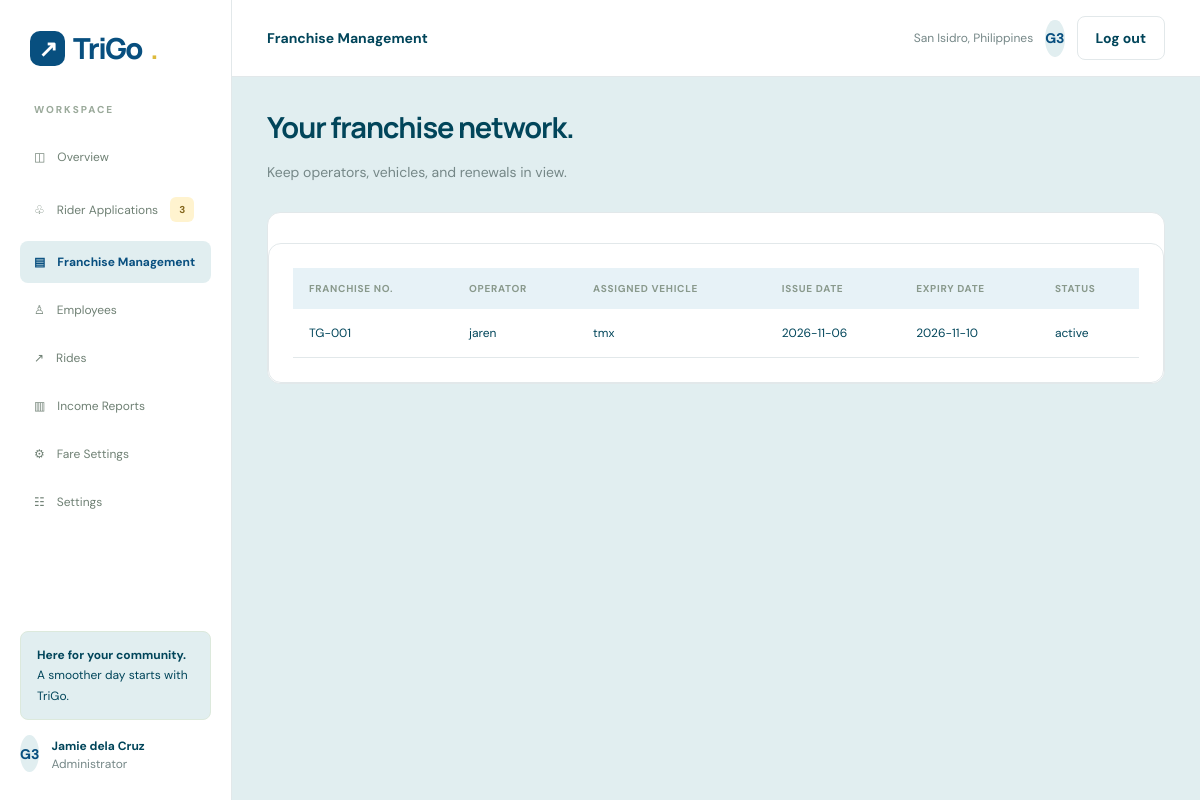
Page /admin/franchise-management.php (signed in) on the committed database.
### tables this page shows
CREATE TABLE `franchise` (
  `franchise_id` int(11) NOT NULL,
  `operator` varchar(255) NOT NULL,
  `assigned_vehicle` varchar(255) NOT NULL,
  `issue_date` date NOT NULL DEFAULT current_timestamp(),
  `expiry_date` date NOT NULL,
  `status` enum('active','expire') NOT NULL
);

### admin/franchise-management.php (the view, shortened to what this page needs)
<?php
  include "../config/database.php";
  $sql = "SELECT * FROM franchise";
  $result = mysqli_query($conn, $sql);
?>
<!doctype html>
<html lang="en">
  <head>
    <link
      rel="stylesheet"
      href="https://cdn.jsdelivr.net/npm/bootstrap@5.3.3/dist/css/bootstrap-grid.min.css"
    />
    <link rel="stylesheet" href="../assets/css/style.css" />
  </head>
  <body>
    <div id="app">
      <div class="app">
        <aside class="sidebar">
          <a class="logo">
            <span class="mark">↗</span>TriGo<b>.</b>
          </a>
          <div class="eyebrow" style="padding-left: 14px; color: #9baa9b">
            WORKSPACE
          </div>
          <a class="sideitem" href="admin.php"> <span>◫</span>Overview</a>
          <a class="sideitem" href="rider-applications.php">
            <span>♧</span>Rider Applications<span class="badge amber">3</span>
          </a>
          <a class="sideitem active" href="franchise-management.php">
            <span>▤</span>Franchise Management</a
          >
          <a class="sideitem" href="employees.php"> <span>♙</span>Employees</a>
          <a class="sideitem" href="rides.php"> <span>↗</span>Rides</a>
          <a class="sideitem" href="income-reports.php">
            <span>▥</span>Income Reports</a
          >
          <a class="sideitem" href="fare-settings.php">
            <span>⚙</span>Fare Settings</a
          >
          <a class="sideitem" href="settings.php"> <span>☷</span>Settings</a>
          <div class="sidebottom">
            <div class="notice">
              <strong>Here for your community.</strong>
              <br />A smoother day starts with TriGo.
            </div>
            <div class="row">
              <div class="avatar">G3</div>
              <div>
                <strong class="small">Jamie dela Cruz</strong>
                <br />
                <span class="small muted">Administrator</span>
              </div>
            </div>
          </div>
        </aside>
        <main class="main">
          <div class="topbar row between">
            <strong>Franchise Management</strong>
            <div class="row">
              <span class="small muted">San Isidro, Philippines</span>
              <span class="avatar">G3</span>
              <a class="button outline" href="../logout.php">Log out</a>
            </div>
          </div>
          <div class="content">
            <div class="pagehead row between">
              <div>
                <h1>Your franchise network.</h1>
                <p>Keep operators, vehicles, and renewals in view.</p>
              </div>
            </div>
            <div class="card tablecard">
              <div class="tablewrap">
                <table>
                  <thead>
                    <tr>
                      <th>Franchise no.</th>
                      <th>Operator</th>
                      <th>Assigned vehicle</th>
                      <th>Issue date</th>
                      <th>Expiry date</th>
                      <th>Status</th>
                    </tr>
                  </thead>
                  <tbody>
                    <?php while($row = mysqli_fetch_assoc($result)) {?>
                    <tr>
                      <td><?php echo htmlspecialchars("TG-" . str_pad((string)$row["franchise_id"], 3, "0", STR_PAD_LEFT));?></td>
                      <td><?php echo htmlspecialchars($row["operator"]);?></td>
                      <td><?php echo htmlspecialchars($row["assigned_vehicle"]);?></td>
                      <td><?php echo htmlspecialchars($row["issue_date"]);?></td>
                      <td><?php echo htmlspecialchars($row["expiry_date"]);?></td>
                      <td><?php echo htmlspecialchars($row["status"]);?></td>
                    </tr>
                    <?php }?>
                  </tbody>
                </table>
              </div>
            </div>
          </div>
        </main>
      </div>
    </div>
  </body>
</html>

### assets/css/style.css (style rules this page uses)
:root { --g: #084f7f; --n: #01455a; --m: #758787; --l: #e2e8ea; --y: #f6d365; }
* { box-sizing: border-box; }
body { margin: 0; background: #e1eef0; color: var(--n); font: 14px "DM Sans", sans-serif; }
:is(button, .button), input, select, textarea { font: inherit; }
:is(button, .button), a { cursor: pointer; }
a { text-decoration: none; color: inherit; }
:is(button, .button) { border: 0; border-radius: 8px; padding: 12px 18px; color: white; background: var(--g); font-weight: 700; }
h1, h2, h3 { font-family: Manrope, sans-serif; margin: 0 0 14px; }
h1 { font-size: 32px; letter-spacing: -1.1px; }
p { color: var(--m); line-height: 1.7; }
.logo { font: 800 29px Manrope; color: var(--g); letter-spacing: -1.5px; display: flex; align-items: center; gap: 8px; }
.mark { display: grid; place-items: center; width: 35px; height: 35px; border-radius: 10px; background: var(--g); color: white; font-size: 23px; }
.logo b { color: #ddba3c; }
.row { display: flex; align-items: center; gap: 12px; }
.between { justify-content: space-between; }
.outline { background: white; border: 1px solid var(--l); color: var(--n); }
.small { font-size: 12px; }
.muted { color: var(--m); }
.eyebrow { font-size: 10px; letter-spacing: 2px; font-weight: 800; color: var(--g); margin-bottom: 20px; }
.card { padding: 24px; background: white; border: 1px solid var(--l); border-radius: 13px; }
.badge { display: inline-block; border-radius: 6px; padding: 6px 9px; font-size: 10px; font-weight: 700; background: #e8f4eb; color: var(--g); }
.amber { background: #fff3cf; color: #83651b; }
.notice { background: #e1eef0; border: 1px solid #dce9dc; border-radius: 8px; padding: 13px 16px; font-size: 12px; line-height: 1.7; margin: 15px 0; margin-top: 50px; }
.app { display: flex; min-height: calc(100vh - 29px); }
.sidebar { width: 232px; background: white; border-right: 1px solid var(--l); padding: 28px 20px; position: fixed; top: 0px; bottom: 0; display: flex; flex-direction: column; }
.sidebar .logo { padding: 0 10px 35px; }
.sideitem { padding: 13px 14px; border-radius: 8px; margin-bottom: 6px; color: #6f8074; display: flex; gap: 12px; align-items: center; font-size: 12px; }
.sideitem.active { background: #e1eef0; color: var(--g); font-weight: 700; }
.sidebottom { margin-top: auto; }
.main { margin-left: 232px; flex: 1; min-width: 0; }
.topbar { height: 77px; padding: 0 35px; background: white; border-bottom: 1px solid var(--l); }
.content { padding: 30px 35px; }
.pagehead { margin-bottom: 27px; }
.pagehead h1 { font-size: 29px; }
.pagehead p { margin: 5px 0; }
.tablecard { padding: 0; margin-top: 22px; overflow: hidden; }
.tablewrap { overflow: auto; padding: 24px; background: white; border: 1px solid var(--l); border-radius: 13px; margin-top: 30px; }
table { border-collapse: collapse; width: 100%; text-align: left; white-space: nowrap; }
th { padding: 14px 16px; font-size: 10px; letter-spacing: 0.7px; text-transform: uppercase; color: #89998c; background: #e7f2f7; }
td { padding: 16px; border-bottom: 1px solid var(--l); font-size: 12px; }
.avatar { width: 37px; height: 37px; border-radius: 50%; display: grid; place-items: center; background: #e1eef0; color: var(--g); font-weight: 800; flex-shrink: 0; }
.row { --bs-gutter-x: 0; --bs-gutter-y: 0; margin: 0; flex-wrap: nowrap; }
.row > * { width: auto; max-width: none; padding: 0; margin-top: 0; flex-shrink: 1; }
.row > :is(button, .button) { padding: 12px 18px; }
.row > .avatar, .row > .icon { flex-shrink: 0; }
.button { display: inline-block; text-align: center; }

### rows in the picture
franchise: franchise_id "TG-001", operator "jaren", assigned_vehicle "tmx", issue_date "2026-11-06", expiry_date "2026-11-10", status "active"
